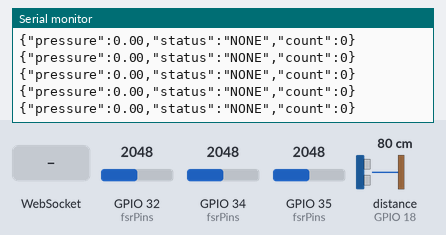
Recording of a sketch running on a simulated ESP32. Parts: the last lines printed to the serial monitor. Wiring (inferred from the names in the program): ultrasonic range finder: trigger GPIO 5; echo GPIO 18. The test bench sets the inputs (shaded band); at power-on: distance to the obstacle (sensor on GPIO 18) 80 cm, GPIO 32 (fsrPins) = 2048, GPIO 34 (fsrPins) = 2048, GPIO 35 (fsrPins) = 2048 (analog values on the 0–4095 scale). The echo pulse lasts 58.3 µs per cm; WiFi joins after 1.5 s; servers stay silent unless stated.

Above: at 4.8 s.
4.9 s: WebSocket text "CENTRE" received
6.4 s: distance to the obstacle (sensor on GPIO 18) set to 2 cm
At 6.9 s:
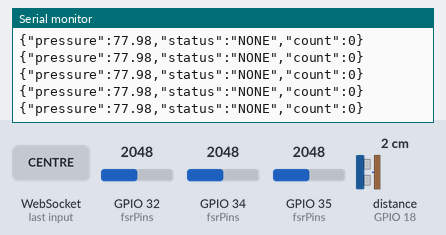
7.9 s: distance to the obstacle (sensor on GPIO 18) set to 4 cm
At 8.8 s:
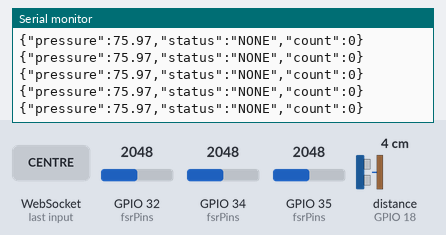
Timing chart, 0 to 10.9 s (numbered marks = the images above; inputs shaded):
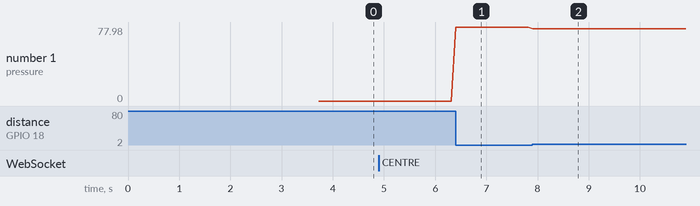

Measured:
- after the input at 6.4 s, the serial monitor: prints a new line at once (image 1)
- after the input at 7.9 s, the serial monitor: prints a new line at once (image 2)
- plotted number 1: 0 → 77.98 after the input at 6.4 s, 77.98 → 75.97 after the input at 7.9 s

The sketch:

sketch_feb7e.ino
```cpp
#include <WiFi.h>
#include <WebSocketsServer.h>

// =========================
// WIFI SETTINGS
// =========================
const char* ssid = "Digital_Spectra_2.4G";
const char* password = "digital@9711";

WebSocketsServer webSocket = WebSocketsServer(81);

// =========================
// FSR SETTINGS
// =========================
const float FORCE_THRESHOLD[3] = {90000, 5000, 4000};
bool systemLocked = false;

const int fsrPins[3] = {34, 35, 32};

const float Vcc = 3.3;
const float Rfixed = 47000.0;

float K[3] = {150000.0, 150000.0, 150000.0};
float zeroOffset[3] = {0, 0, 0};

const int NUM_SAMPLES = 50;

// =========================
// ULTRASONIC SETTINGS
// =========================
#define TRIG_PIN 5
#define ECHO_PIN 18

float zeroDistance = 0;

// =========================
// GLOBAL
// =========================
String currentStatus = "NONE";

// 🔥 ADDED FOR COUNT
int centreCount = 0;
String lastStatus = "NONE";

// ==========================================================
// FUNCTIONS
// ==========================================================

float readAveragedADC(int pin) {
  long sum = 0;
  for (int i = 0; i < NUM_SAMPLES; i++) {
    sum += analogRead(pin);
    delayMicroseconds(200);
  }
  return sum / (float)NUM_SAMPLES;
}

void calibrateAll() {
  Serial.println("Calibrating FSR...");
  delay(2000);

  for (int i = 0; i < 3; i++) {
    float adc = readAveragedADC(fsrPins[i]);
    float voltage = (adc / 4095.0) * Vcc;

    if (voltage > 0.01) {
      float Rsensor = Rfixed * ((Vcc / voltage) - 1.0);
      zeroOffset[i] = 1.0 / Rsensor;
    } else {
      zeroOffset[i] = 0;
    }
  }

  Serial.println("FSR Calibration Done.");
}

float readDistanceCM() {
  digitalWrite(TRIG_PIN, LOW);
  delayMicroseconds(2);

  digitalWrite(TRIG_PIN, HIGH);
  delayMicroseconds(10);
  digitalWrite(TRIG_PIN, LOW);

  long duration = pulseIn(ECHO_PIN, HIGH, 20000);
  if (duration == 0) return -1;

  return duration * 0.01715;
}

float readStableDistance() {
  float sum = 0;
  int count = 0;

  for (int i = 0; i < 5; i++) {
    float d = readDistanceCM();
    if (d > 0) {
      sum += d;
      count++;
    }
    delay(20);
  }

  if (count == 0) return -1;
  return sum / count;
}

// ==========================================================
// WEBSOCKET EVENTS
// ==========================================================

void webSocketEvent(uint8_t num, WStype_t type, uint8_t * payload, size_t length) {
  if (type == WStype_CONNECTED) {
    Serial.printf("Client %u connected\n", num);
  }
  else if (type == WStype_DISCONNECTED) {
    Serial.printf("Client %u disconnected\n", num);
  }
}

// ==========================================================
// SETUP
// ==========================================================

void setup() {

  Serial.begin(115200);

  analogReadResolution(12);
  analogSetAttenuation(ADC_11db);

  pinMode(TRIG_PIN, OUTPUT);
  pinMode(ECHO_PIN, INPUT);
  digitalWrite(TRIG_PIN, LOW);

  WiFi.begin(ssid, password);
  Serial.print("Connecting to WiFi");

  while (WiFi.status() != WL_CONNECTED) {
    delay(500);
    Serial.print(".");
  }

  Serial.println("\nConnected!");
  Serial.print("ESP IP: ");
  Serial.println(WiFi.localIP());

  webSocket.begin();
  webSocket.onEvent(webSocketEvent);

  calibrateAll();

  zeroDistance = readStableDistance();
  Serial.print("Zero Distance: ");
  Serial.println(zeroDistance);

  Serial.println("System Ready\n");
}

// ==========================================================
// LOOP
// ==========================================================

void loop() {

  webSocket.loop();

  float forces[3] = {0, 0, 0};
  currentStatus = "NONE";

  // ===== Read FSR =====
  for (int i = 0; i < 3; i++) {

    float adc = readAveragedADC(fsrPins[i]);
    float voltage = (adc / 4095.0) * Vcc;

    if (voltage > 0.05) {

      float Rsensor = Rfixed * ((Vcc / voltage) - 1.0);
      float conductance = 1.0 / Rsensor;

      conductance -= zeroOffset[i];
      if (conductance < 0) conductance = 0;

      float force = conductance * K[i];
      if (force < 0.2) force = 0;

      forces[i] = force;
    }
  }

  // ===== Unlock Logic =====
  if (systemLocked) {

    bool allBelow = true;

    for (int i = 0; i < 3; i++) {
      if (forces[i] >= FORCE_THRESHOLD[i]) {
        allBelow = false;
        break;
      }
    }

    if (allBelow) {
      systemLocked = false;
    }
  }

  // ===== Detection =====
  if (!systemLocked) {

    int activeSensor = -1;
    float maxForce = 0;

    for (int i = 0; i < 3; i++) {
      if (forces[i] > FORCE_THRESHOLD[i] && forces[i] > maxForce) {
        maxForce = forces[i];
        activeSensor = i;
      }
    }

    if (activeSensor == 0) {
      currentStatus = "RIGHT";
      systemLocked = true;
    }
    else if (activeSensor == 1) {
      currentStatus = "CENTRE";
      systemLocked = true;
    }
    else if (activeSensor == 2) {
      currentStatus = "LEFT";
      systemLocked = true;
    }
  }

  // ===== COUNT LOGIC (ADDED ONLY THIS PART) =====
  if (currentStatus == "CENTRE" && lastStatus != "CENTRE") {
    centreCount++;
  }

  lastStatus = currentStatus;

  // ===== Ultrasonic =====
  float currentDistance = readDistanceCM();
  float depth = 0;

  if (currentDistance > 0) {
    depth = zeroDistance - currentDistance;
    if (depth < 0) depth = 0;
  }

  // ===== JSON Packet =====
  String json = "{";
  json += "\"pressure\":" + String(depth, 2) + ",";
  json += "\"status\":\"" + currentStatus + "\",";
  json += "\"count\":" + String(centreCount);
  json += "}";

  Serial.println(json);
  webSocket.broadcastTXT(json);

  delay(40);
}
```
